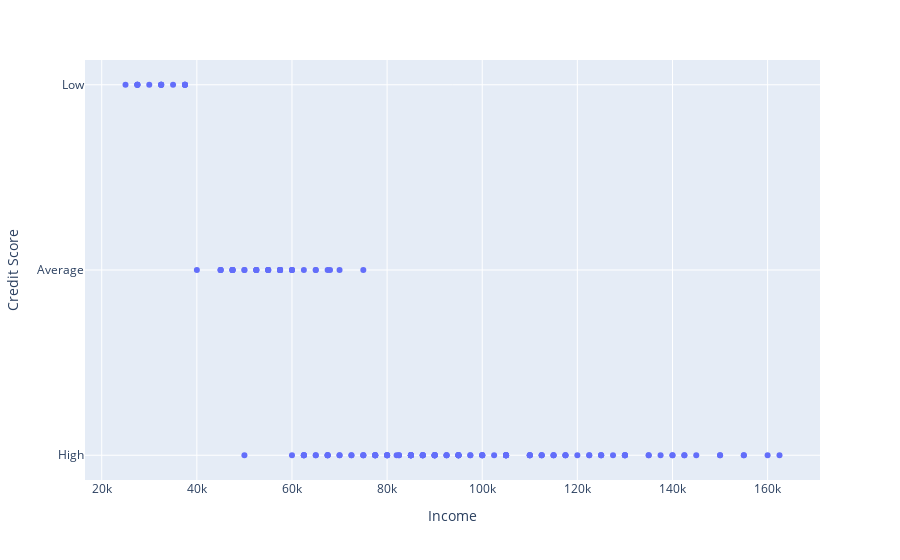

Here is the notebook cell this chart was saved with:
### Code cell
plt.figure(figsize=(10, 6))
fig = px.scatter(df, x='Income', y='Credit Score')
fig.show()

### Figure 1 — Plotly figure (JSON) as saved in the notebook; plotly's stock layout.template omitted (floating-point values rounded to 4 significant figures; data arrays with more than 128 entries replaced by an {"elided": "..."} marker saying what was removed)
{"data": [{"hovertemplate": "Income=%{x}<br>Credit Score=%{y}<extra></extra>", "legendgroup": "", "marker": {"color": "#636efa", "symbol": "circle"}, "mode": "markers", "name": "", "orientation": "h", "showlegend": false, "type": "scatter", "x": {"elided": "164 float values"}, "xaxis": "x", "y": {"elided": "164 str values"}, "yaxis": "y"}], "layout": {"legend": {"tracegroupgap": 0}, "margin": {"t": 60}, "xaxis": {"anchor": "y", "domain": [0, 1], "title": {"text": "Income"}}, "yaxis": {"anchor": "x", "domain": [0, 1], "title": {"text": "Credit Score"}}}}
